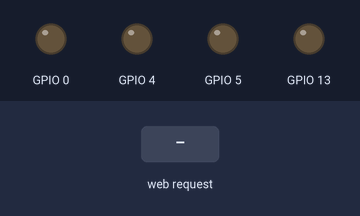
Bench run of a sketch on a simulated ESP8266 (NodeMCU). Parts: output pins drawn as LEDs (lit = HIGH). Inputs (shaded band) come from the test bench. WiFi joins after 1.5 s; servers stay silent unless stated; what the sketch prints to the serial monitor is not drawn.

Above: at 2.7 s.
2.8 s: HTTP request GET /light1off received
At 4.0 s:
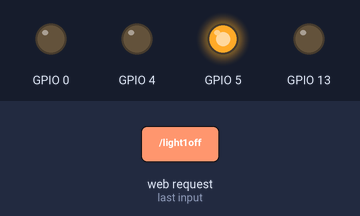
4.3 s: HTTP request GET /light2off received
At 5.2 s:
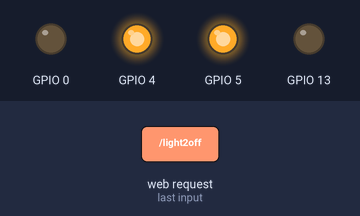
5.8 s: HTTP request GET /light1on received
At 6.4 s:
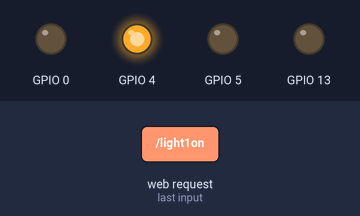
7.3 s: HTTP request GET /light2on received
At 7.6 s:
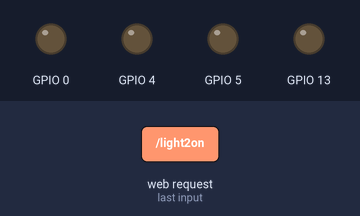
Timing chart, 0 to 9.8 s (numbered marks = the images above; inputs shaded):
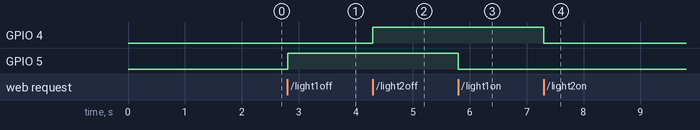

The sketch:

pruebaWebClient-IO.ino
```cpp
// Adpatado de: https://www.instructables.com/id/Quick-Start-to-Nodemcu-ESP8266-on-Arduino-IDE/
// librerias
#include <ESP8266WiFi.h>

const char* ssid = "OARAB";
const char* password = "515tema*.";

// datos Conexion RED
//const char* ssid = "OARAB-HOME";
//const char* password = "Obrancoenovo18";

//const char* ssid = "WIFI-ITM";
//const char* password = "";

// puerto escucha por defecto (8080)
WiFiServer server(80);

void setup() {
  // puerto serial
  Serial.begin(115200);
  delay(10);

  // se inician los puertos apagados
  pinMode(5, OUTPUT);
  pinMode(4, OUTPUT);
  pinMode(0, OUTPUT);
  pinMode(13, OUTPUT);

  digitalWrite(5, LOW);
  digitalWrite(4, LOW);
  digitalWrite(0, LOW);
  digitalWrite(13, LOW);

  // Connect to WiFi network
  Serial.println();
  Serial.println();
  Serial.print("Connecting to ");
  Serial.println(ssid);

  WiFi.begin(ssid, password);

  while (WiFi.status() != WL_CONNECTED) {
    delay(500);
    Serial.print(".");
  }
  Serial.println("");
  Serial.println("WiFi connected");

  // Start the server
  server.begin();
  Serial.println("Server started");

  // Print the IP address
  Serial.print("Use this URL to connect: ");
  Serial.print("http://");
  Serial.print(WiFi.localIP());
  Serial.println("/");

}

void loop() {
  // Check if a client has connected
  WiFiClient client = server.available();
  if (!client) {
    return;
  }

  // Wait until the client sends some data
  Serial.println("new client");
  while (!client.available()) {
    delay(1);
  }

  // Read the first line of the request
  String request = client.readStringUntil('\r');
  Serial.println(request);
  client.flush();

  // Match the request
  if (request.indexOf("/light1on") > 0)  {
    digitalWrite(5, LOW);
  }
  if (request.indexOf("/light1off") > 0)  {
    digitalWrite(5, HIGH);
  }

  if (request.indexOf("/light2on") > 0)  {
    digitalWrite(4, LOW);
  }
  if (request.indexOf("/light2off") > 0)  {
    digitalWrite(4, HIGH);
  }


  /*if (request.indexOf("/light3on") > 0)  {
    digitalWrite(0, HIGH);
  }
  if (request.indexOf("/light3off") > 0)  {
    digitalWrite(0, LOW);
  }

  if (request.indexOf("/light4on") > 0)  {
    digitalWrite(13, HIGH);
  }
  if (request.indexOf("/light4off") > 0)  {
    digitalWrite(13, LOW);
  }
  */
  // Set ledPin according to the request
  //digitalWrite(ledPin, value);

  // Return the response
  client.println("HTTP/1.1 200 OK");
  client.println("Content-Type: text/html");
  client.println(""); //  do not forget this one
  client.println("<!DOCTYPE HTML>");
  client.println("<html>");
  client.println("<head>");
  client.println("<meta name='apple-mobile-web-app-capable' content='yes' />");
  client.println("<meta name='apple-mobile-web-app-status-bar-style' content='black-translucent' />");
  client.println("</head>");
  client.println("<body bgcolor = \"#aaaaaa\">");
  client.println("<hr/><hr>");
  client.println("<h4><center> OARAB UDEA (Control ON/OFF Camera & Telescope) </center></h4>");
  client.println("<hr/><hr>");
  client.println("<br><br>");

  client.println("<center>");
  client.println(" Telescope ");
  client.println("<a href=\"/light1on\"\"><button> On </button></a>");
  client.println("<a href=\"/light1off\"\"><button> Off </button></a><br />");

  client.println("</center>");
  client.println("<br><br>");

  client.println("<center>");
  client.println(" Camera ");
  client.println("<a href=\"/light2on\"\"><button> On </button></a>");
  client.println("<a href=\"/light2off\"\"><button> Off </button></a><br />");

  client.println("</center>");
  client.println("<br><br>");

  /*client.println("<center>");
  client.println("Device 3");
  client.println("<a href=\"/light3on\"\"><button>Turn On </button></a>");
  client.println("<a href=\"/light3off\"\"><button>Turn Off </button></a><br />");

  client.println("</center>");
  client.println("<br><br>");

  client.println("<center>");
  client.println("Device 4");
  client.println("<a href=\"/light4on\"\"><button>Turn On </button></a>");
  client.println("<a href=\"/light4off\"\"><button>Turn Off </button></a><br />");

  client.println("</center>");
  client.println("<br><br>");
  */

  client.println("<center>");
  client.println("<table border=\"5\">");
  client.println("<tr>");

  if (digitalRead(5)){
    client.print("<td> Telescope is OFF </td>");
  }else{
    client.print("<td> Telescope is ON </td>");
  }
  client.println("<br />");

  if (digitalRead(4)){
    client.print("<td> Camera is OFF </td>");
  }else{
    client.print("<td> Camera is ON </td>");
  }
  client.println("</tr>");

  client.println("<tr>");

  /*if (digitalRead(0)){
    client.print("<td>Light 3 is ON</td>");
  }else{
    client.print("<td>Light 3 is OFF</td>");
  }

  if (digitalRead(13)){
    client.print("<td>Light 4 is ON</td>");
  }else{
    client.print("<td>Light 4 is OFF</td>");
  }
  client.println("</tr>");
  */

  client.println("</table>");
  client.println("</center>");
  client.println("</html>");
  delay(1);

  Serial.println("Client disonnected");
  Serial.println("");

}
```

Measured:
- after the input at 2.8 s, GPIO 5: LOW → HIGH at once
- after the input at 4.3 s, GPIO 4: LOW → HIGH at once
- after the input at 5.8 s, GPIO 5: HIGH → LOW at once
- after the input at 7.3 s, GPIO 4: HIGH → LOW at once
